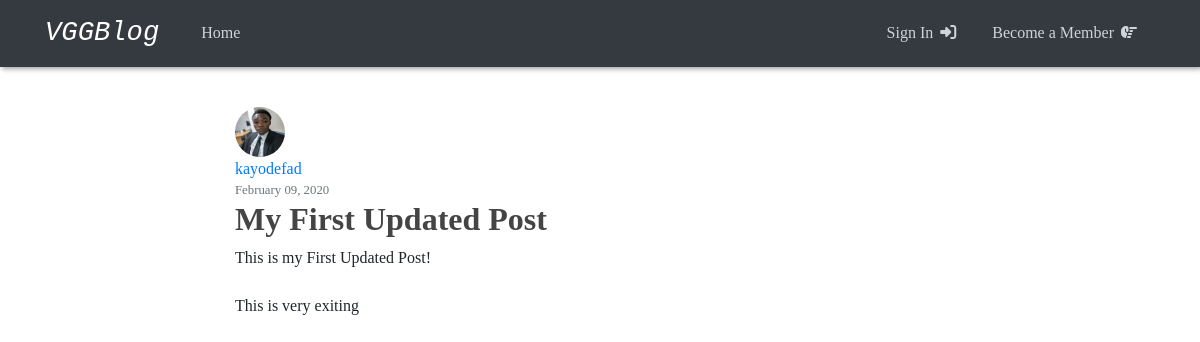
Before: /post/1 with the older database file.
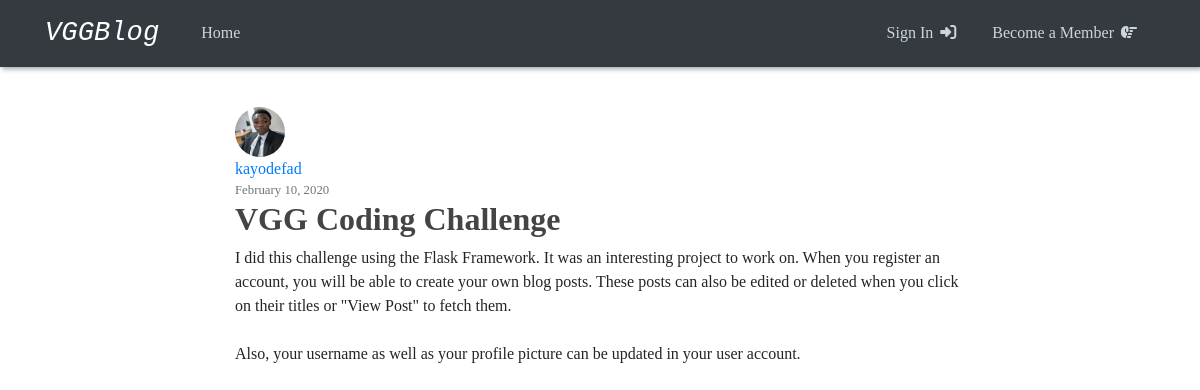
After: the same page with the newer database file.
### vggblog/models.py (models this page shows, shortened)
class Post(db.Model):
  id = db.Column(db.Integer, primary_key=True)
  title = db.Column(db.String(100), nullable=False)
  date_posted = db.Column(db.DateTime, nullable=False, default=datetime.utcnow)
  content = db.Column(db.Text, nullable=False)
  user_id = db.Column(db.Integer, db.ForeignKey('user.id'), nullable=False)

### vggblog/routes.py (the view)
@app.route('/post/<int:post_id>')
def post(post_id):
  post = Post.query.get_or_404(post_id)
  return render_template('post.html', title=post.title, post=post)

### vggblog/templates/post.html (shortened to what this page needs)
{% extends "layout.html" %}
{% block content %}
  <article class="content-section">
    <img class="rounded-circle article-img" src="{{url_for('static', filename='profile_pics/' + post.author.image_file)}}" alt="">
    <div class="media-body">
      <div class="article-metadata">
        <a class="mr-2" href="#">{{ post.author.username }}</a>
        <small class="text-muted">{{ post.date_posted.strftime('%B %d, %Y') }}</small>
      </div>
      <h2 class="article-title">{{ post.title }}</h2>
      <p class="article-content">{{ post.content }}</p>
    </div>
  </article>
{% endblock content %}

Changed rows visible on the page:
changed Post: date_posted "February 09, 2020" → "February 10, 2020"; title "My First Updated Post" → "VGG Coding Challenge"; content "This is my First Updated Post! This is very exiting" → "I did this challenge using the Flask Framework. It was an interesting project to work on. When you register an account, you will be able to create your own blog posts. These posts can also be edited or deleted when you click on their titles or \"View Post\" to fetch them. Also, your username as well as your profile picture can be updated in your user account."
